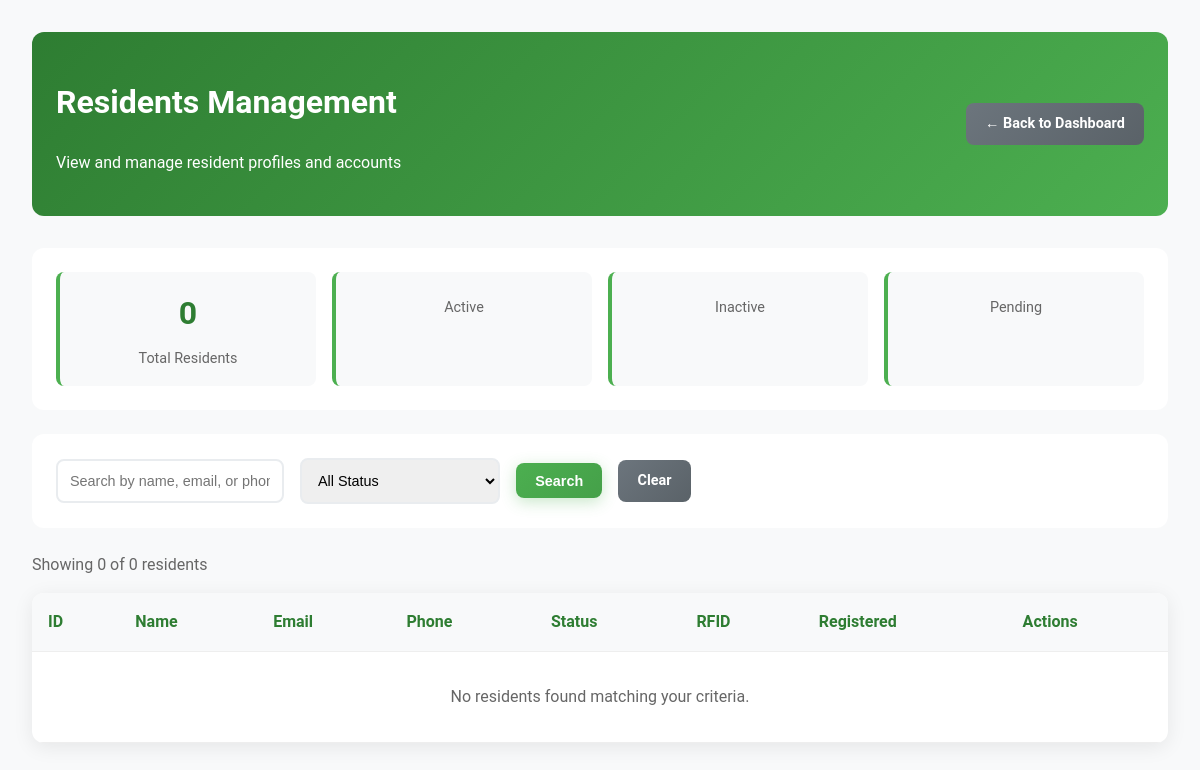
/admin/view-residents.php (signed in), run on an earlier commit of the app's database.
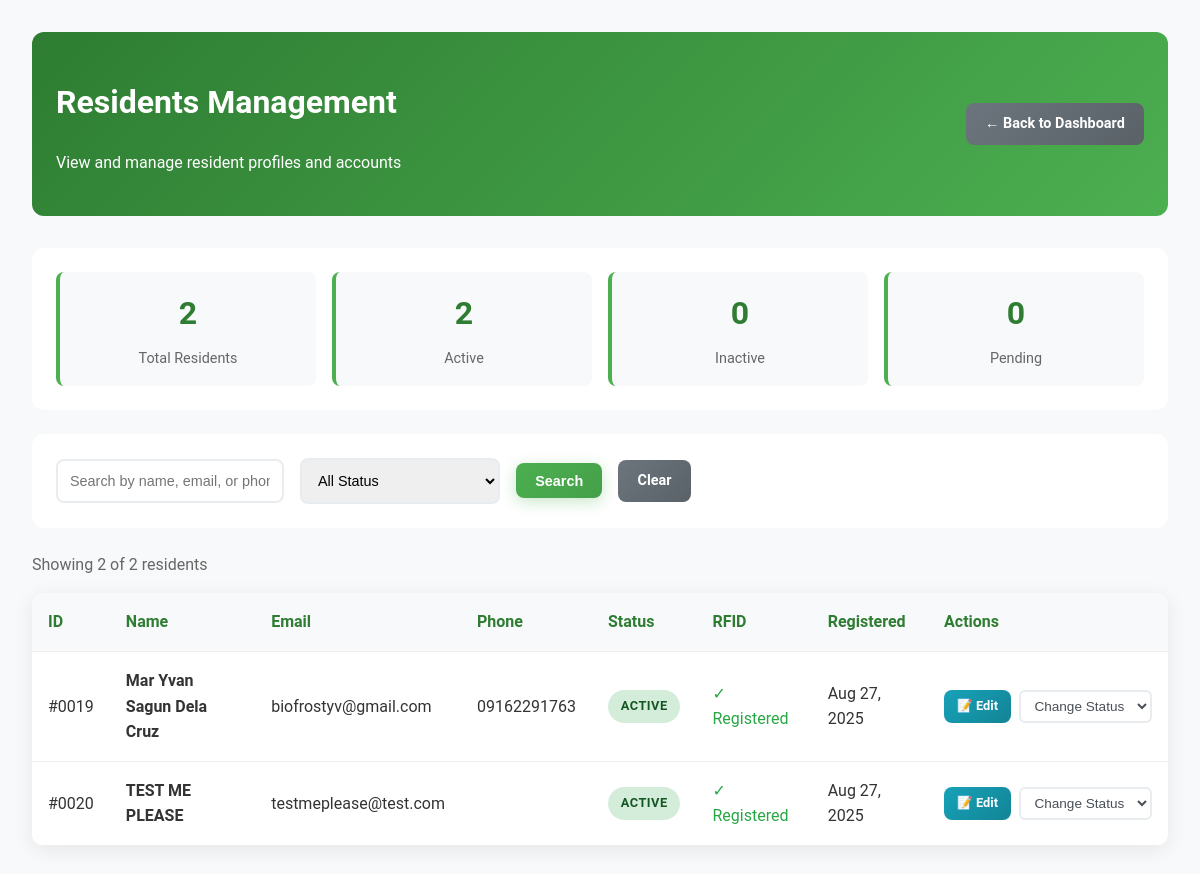
And on a later commit of the database.
### tables this page shows
CREATE TABLE `residents` (
  `id` int(11) NOT NULL,
  `first_name` varchar(100) NOT NULL,
  `middle_name` varchar(100) DEFAULT NULL,
  `last_name` varchar(100) NOT NULL,
  `email` varchar(255) NOT NULL,
  `phone` varchar(20) NOT NULL,
  `password` varchar(255) DEFAULT NULL,
  `address` text NOT NULL,
  `house_number` varchar(20) DEFAULT NULL,
  `barangay` varchar(100) DEFAULT 'Gumaoc East',
  `sitio` varchar(100) DEFAULT 'BLOCK',
  `interviewer` varchar(255) DEFAULT NULL,
  `interviewer_title` varchar(255) DEFAULT NULL,
  `birthdate` date NOT NULL,
  `birth_place` varchar(255) DEFAULT NULL,
  `gender` enum('Male','Female','Other') NOT NULL,
  `civil_status` enum('Single','Married','Widowed','Separated','Divorced') NOT NULL,
  `rfid_code` varchar(50) DEFAULT NULL,
  `rfid` varchar(50) DEFAULT NULL,
  `status` enum('active','inactive','pending') NOT NULL DEFAULT 'active',
  `reset_otp` varchar(6) DEFAULT NULL,
  `otp_expiry` timestamp NULL DEFAULT NULL,
  `created_at` timestamp NOT NULL DEFAULT current_timestamp(),
  `updated_at` timestamp NOT NULL DEFAULT current_timestamp() ON UPDATE current_timestamp(),
  `profile_complete` tinyint(1) DEFAULT 1 COMMENT '1 = Complete Profile, 0 = Incomplete Profile',
  `created_by` int(11) DEFAULT NULL COMMENT 'ID of user who registered this family member',
  `relationship_to_head` varchar(100) DEFAULT NULL COMMENT 'Relationship to head of family'
);

### admin/view-residents.php (the view, shortened to what the changed rows need)
<?php
require_once '../includes/db_connect.php';
$page = max(1, (int)($_GET['page'] ?? 1));
$per_page = 15;
$offset = ($page - 1) * $per_page;
$where_conditions = [];
$params = [];
$where_clause = $where_conditions ? "WHERE " . implode(" AND ", $where_conditions) : "";
$count_sql = "SELECT COUNT(*) FROM residents $where_clause";
$count_stmt = $pdo->prepare($count_sql);
$count_stmt->execute($params);
$total_records = $count_stmt->fetchColumn();
$sql = "SELECT * FROM residents $where_clause ORDER BY created_at DESC LIMIT $per_page OFFSET $offset";
$stmt = $pdo->prepare($sql);
$stmt->execute($params);
$residents = $stmt->fetchAll(PDO::FETCH_ASSOC);
?>
<!DOCTYPE html>
<html lang="en">
<head>
    <link rel="stylesheet" href="../css/styles.css">
</head>
<body>
    <div class="admin-container">
        <div class="admin-header">
            <div>
                <h1>Residents Management</h1>
            </div>
            <div>
            </div>
        </div>
        <?php
        $stats_sql = "SELECT
            COUNT(*) as total,
            SUM(CASE WHEN status = 'active' THEN 1 ELSE 0 END) as active,
            SUM(CASE WHEN status = 'inactive' THEN 1 ELSE 0 END) as inactive,
            SUM(CASE WHEN status = 'pending' THEN 1 ELSE 0 END) as pending
            FROM residents";
        $stats_stmt = $pdo->prepare($stats_sql);
        $stats_stmt->execute();
        $stats = $stats_stmt->fetch(PDO::FETCH_ASSOC);
        ?>
        <div class="stats-summary">
            <div class="stat-item">
                <div class="stat-number"><?php echo $stats['total']; ?></div>
                <div class="stat-label">Total Residents</div>
            </div>
            <div class="stat-item">
                <div class="stat-number"><?php echo $stats['active']; ?></div>
                <div class="stat-label">Active</div>
            </div>
            <div class="stat-item">
                <div class="stat-number"><?php echo $stats['inactive']; ?></div>
                <div class="stat-label">Inactive</div>
            </div>
            <div class="stat-item">
                <div class="stat-number"><?php echo $stats['pending']; ?></div>
                <div class="stat-label">Pending</div>
            </div>
        </div>
        <div class="admin-controls">
            <form method="GET" class="search-controls">
            </form>
        </div>
        <div style="margin-bottom: 1rem; color: #666;">
            Showing <?php echo count($residents); ?> of <?php echo $total_records; ?> residents
        </div>
        <div class="admin-table">
            <table>
                <thead>
                    <tr>
                        <th>ID</th>
                        <th>Name</th>
                        <th>Email</th>
                        <th>Phone</th>
                        <th>Status</th>
                        <th>RFID</th>
                        <th>Registered</th>
                        <th>Actions</th>
                    </tr>
                </thead>
                <tbody>
                    <?php if (empty($residents)): ?>
                    <tr>
                        <td colspan="8" style="text-align: center; padding: 2rem; color: #666;">
                            No residents found matching your criteria.
                        </td>
                    </tr>
                    <?php else: ?>
                    <?php foreach ($residents as $resident): ?>
                    <tr>
                        <td>#<?php echo str_pad($resident['id'], 4, '0', STR_PAD_LEFT); ?></td>
                        <td>
                            <strong>
                                <?php echo htmlspecialchars($resident['first_name'] . ' ' .
                                    ($resident['middle_name'] ? $resident['middle_name'] . ' ' : '') .
                                    $resident['last_name']); ?>
                            </strong>
                        </td>
                        <td><?php echo htmlspecialchars($resident['email']); ?></td>
                        <td><?php echo htmlspecialchars($resident['phone']); ?></td>
                        <td>
                            <span class="status-badge status-<?php echo $resident['status']; ?>">
                                <?php echo ucfirst($resident['status']); ?>
                            </span>
                        </td>
                        <td>
                            <?php if ($resident['rfid_code']): ?>
                                <span style="color: #28a745;">✓ Registered</span>
                            <?php else: ?>
                                <span style="color: #6c757d;">No RFID</span>
                            <?php endif; ?>
                        </td>
                        <td><?php echo date('M j, Y', strtotime($resident['created_at'])); ?></td>
                        <td>
                            <div style="display: flex; gap: 0.5rem; align-items: center;">
                                <a href="edit-resident.php?id=<?php echo $resident['id']; ?>"
                                   class="btn btn-info" style="font-size: 0.8rem; padding: 0.4rem 0.8rem;">
                                    📝 Edit
                                </a>
                                <form method="POST" style="margin: 0;">
                                    <select name="status" class="action-select" onchange="this.form.submit()">
                                        <option value="">Change Status</option>
                                    </select>
                                </form>
                            </div>
                        </td>
                    </tr>
                    <?php endforeach; ?>
                    <?php endif; ?>
                </tbody>
            </table>
        </div>
    </div>
</body>
</html>

What changed in the data, as far as the page shows it:
added residents: id "0019", first_name+middle_name+last_name "Mar Yvan Sagun Dela Cruz", email "biofrostyv@gmail.com", phone "09162291763", status "ACTIVE", rfid_code "✓ Registered", created_at "Aug 27, 2025"
added residents: id "0020", first_name+middle_name+last_name "TEST ME PLEASE", email "testmeplease@test.com", status "ACTIVE", rfid_code "✓ Registered", created_at "Aug 27, 2025"
Also different on the page:
$stats['total']: "0" → "2"
$stats['active']: (not shown) → "2"
$stats['inactive']: (not shown) → "0"
$stats['pending']: (not shown) → "0"
count($residents): "0" → "2"
$total_records: "0" → "2"
text no longer shown: "No residents found matching your criteria."
